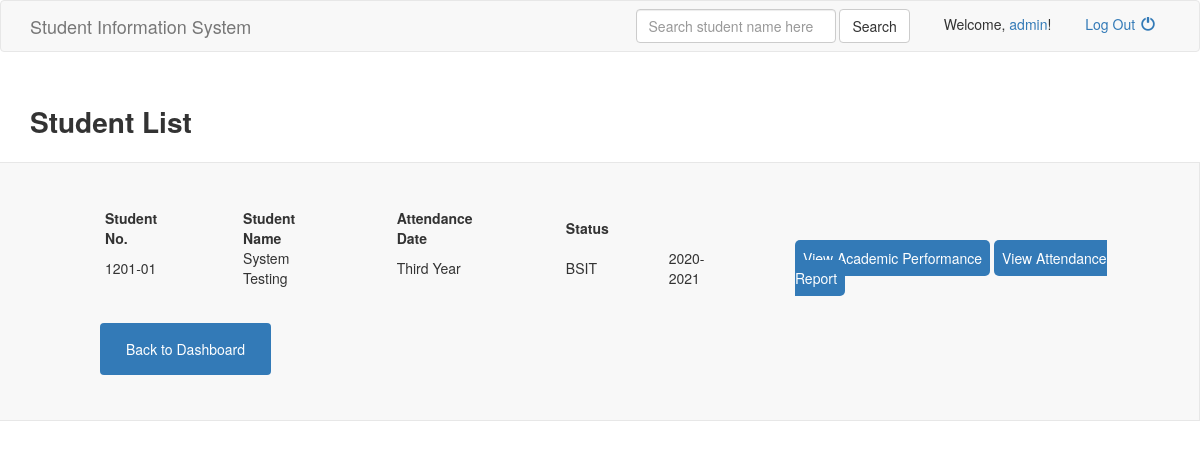
The app's page /student_list.php (signed in) with its own data.
### tables this page shows
CREATE TABLE `student_list` (
  `stundent_id` varchar(55) NOT NULL,
  `stud_name` varchar(255) NOT NULL,
  `stud_year` varchar(255) NOT NULL,
  `stud_course` varchar(255) NOT NULL,
  `sy` varchar(255) NOT NULL
);

### student_list.php (the view, shortened to what this page needs)
<?php
  require 'connect.php';
  if(isset($_SESSION['username'], $_SESSION['password'])) {
?>
<!DOCTYPE html>
<html>
<head>
  <link href="assets/css/bootstrap.min.css" rel="stylesheet">
	<link href="assets/css/main.css" rel="stylesheet">
</head>
<body>
  <?php include 'header.php'; ?>
  <section>
    <div class="container">
      <strong class="title">Student List</strong>
    </div>
    <div class="profile-box box-left">
		<?php
			$result = mysqli_query($con,"SELECT * FROM student_list");
			if (mysqli_num_rows($result) > 0) {
		?>
			<table>
				<tr>
					<td><b>Student No.</b></td>
					<td><b>Student Name</b></td>
					<td><b>Attendance Date</b></td>
					<td><b>Status</b></td>
				</tr>
		<?php
			while($row = mysqli_fetch_array($result)) {
		?>
				<tr>
					<td><?php echo $row["stundent_id"]; ?></td>
					<td><?php echo $row["stud_name"]; ?></td>
					<td><?php echo $row["stud_year"]; ?></td>
					<td><?php echo $row["stud_course"]; ?></td>
					<td><?php echo $row["sy"]; ?></td>
					<td>
						<a class="btn1 btn-primary" href="academic-performance.php">View Academic Performance</a>
						<a class="btn1 btn-primary" href="attendance_report.php">View Attendance Report</a>
					</td>
				</tr>
		<?php
		}
		?>
			</table>
		<?php
		}
		else{
			echo "No result found";
		}
		?>
       <div class="options1">
		<a class="btn2 btn-primary" href="profile.php">Back to Dashboard</a>
	   </div>
    </div>
  </section>
</body>
</html>
<?php
  } else {
    header("location:index.php");
    exit;
  }
?>

### assets/css/main.css (style rules this page uses)
html, body { height: 100%; width: 100%; }
section strong { display: inline-block; margin: 30px 0 20px; }
.title { font-size: 28px; }
.box-left { background: #f8f8f8; border: 1px solid #e7e7e7; border-left: none; font-size: 14px; padding: 45px; width: 50%; }

### student_list.php (style rules this page uses)
td, th { padding-left: 60px; }
.btn2 { display: inline-block; padding: 15px 25px; margin-left: 25px; margin-bottom: 0; font-size: 14px; font-weight: 400; line-height: 1.42857143; text-align: center; white-space: nowrap; vertical-align: middle; -ms-touch-action: manipulation; touch-action: manipulation; cursor: pointer; -webkit-user-select: none; -moz-user-select: none; -ms-user-select: none; user-select: none; background-image: none; border: 1px solid transparent; border-radius: 4px; margin-left: 55px; margin-top: 35px; }
.box-left { background: #f8f8f8; border: 1px solid #e7e7e7; border-left: none; font-size: 14px; padding: 45px; width: 100%; }
a.btn1.btn-primary { padding: 8px; border-radius: 5px; text-decoration: none; }

### records on screen
student_list: stundent_id "1201-01", stud_name "System Testing", stud_year "Third Year", stud_course "BSIT", sy "2020-2021"

### other values on screen
$_SESSION['username'] "admin"
